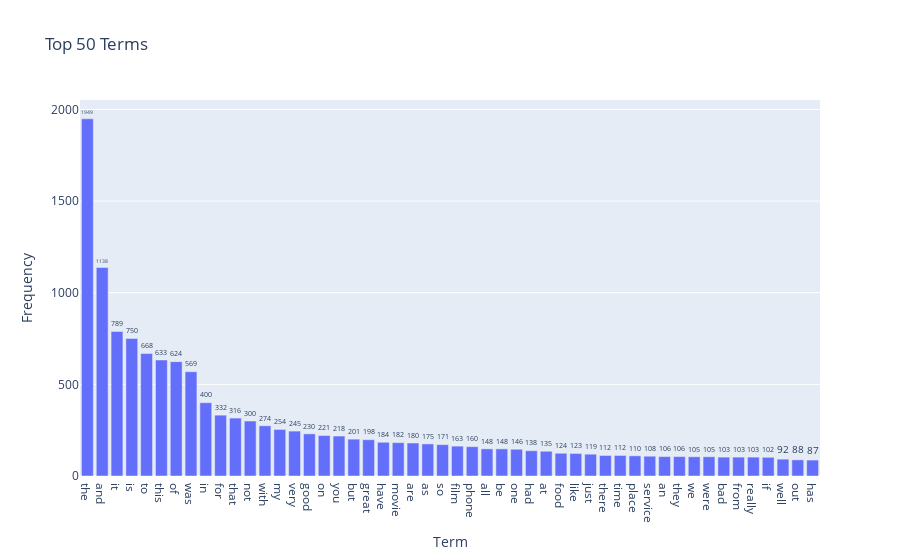

Source (notebook cell):
### Code cell
n_terms = 50

# Sort terms by frequency and select the top N terms
sorted_terms, sorted_frequencies = zip(*sorted(zip(count_vect.get_feature_names_out(), term_frequencies), key=lambda x: x[1], reverse=True)[:n_terms])

# Create a DataFrame for the top N terms
top_terms_df = pd.DataFrame({'Term': sorted_terms, 'Frequency': sorted_frequencies})

# Create the bar chart with only the top N terms
fig = px.bar(top_terms_df, x='Term', y='Frequency', text='Frequency', title=f'Top {n_terms} Terms')
fig.update_traces(texttemplate='%{text}', textposition='outside')
fig.update_layout(xaxis_title='Term', yaxis_title='Frequency')
fig.update_xaxes(categoryorder='total descending')

fig.show()

### Figure 1 — Plotly figure (JSON) as saved in the notebook; plotly's stock layout.template omitted (floating-point values rounded to 4 significant figures)
{"data": [{"alignmentgroup": "True", "hovertemplate": "Term=%{x}<br>Frequency=%{text}<extra></extra>", "legendgroup": "", "marker": {"color": "#636efa", "pattern": {"shape": ""}}, "name": "", "offsetgroup": "", "orientation": "v", "showlegend": false, "text": [1949, 1138, 789, 750, 668, 633, 624, 569, 400, 332, 316, 300, 274, 254, 245, 230, 221, 218, 201, 198, 184, 182, 180, 175, 171, 163, 160, 148, 148, 146, 138, 135, 124, 123, 119, 112, 112, 110, 108, 106, 106, 105, 105, 103, 103, 103, 102, 92, 88, 87], "textposition": "outside", "texttemplate": "%{text}", "type": "bar", "x": ["the", "and", "it", "is", "to", "this", "of", "was", "in", "for", "that", "not", "with", "my", "very", "good", "on", "you", "but", "great", "have", "movie", "are", "as", "so", "film", "phone", "all", "be", "one", "had", "at", "food", "like", "just", "there", "time", "place", "service", "an", "they", "we", "were", "bad", "from", "really", "if", "well", "out", "has"], "xaxis": "x", "y": [1949, 1138, 789, 750, 668, 633, 624, 569, 400, 332, 316, 300, 274, 254, 245, 230, 221, 218, 201, 198, 184, 182, 180, 175, 171, 163, 160, 148, 148, 146, 138, 135, 124, 123, 119, 112, 112, 110, 108, 106, 106, 105, 105, 103, 103, 103, 102, 92, 88, 87], "yaxis": "y"}], "layout": {"barmode": "relative", "legend": {"tracegroupgap": 0}, "title": {"text": "Top 50 Terms"}, "xaxis": {"anchor": "y", "categoryorder": "total descending", "domain": [0, 1], "title": {"text": "Term"}}, "yaxis": {"anchor": "x", "domain": [0, 1], "title": {"text": "Frequency"}}}}
